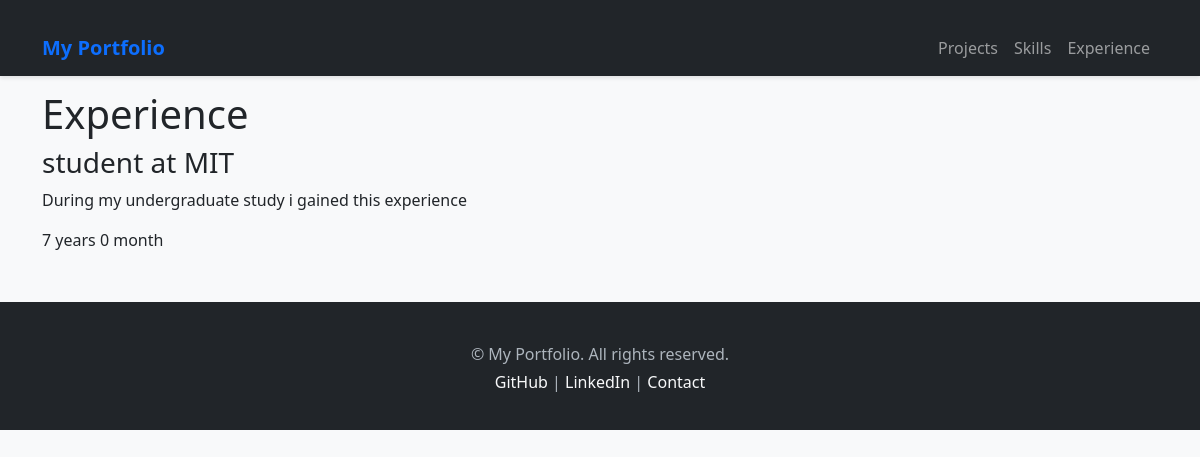
Before: /experience/ with the older database file.
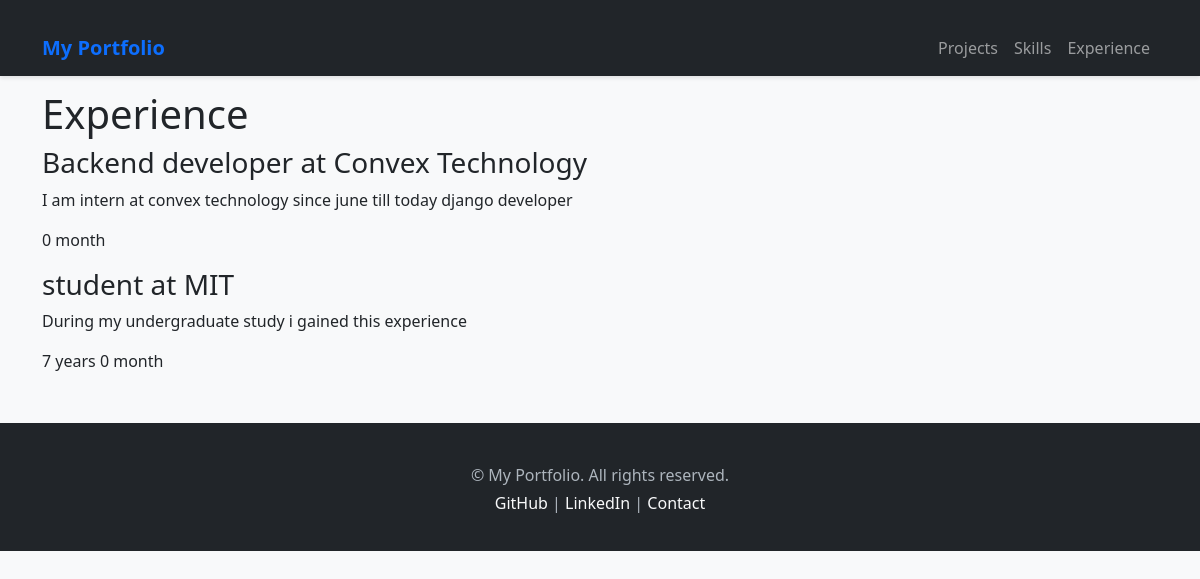
After: the same page with the newer database file.
### main/models.py (models this page shows, shortened)
class Experience(models.Model):
    INDUSTRY_TYPES = [
        ('tech', 'Technology'),
        ('finance', 'Finance'),
        ('healthcare', 'Healthcare'),
        ('ai_ml', 'AI/ML Startup'),
        ('education', 'Education'),
    ]
    company = models.CharField(max_length=50)
    role = models.CharField(max_length=50)
    description = models.TextField()
    short_description = models.CharField(max_length=200, blank=True, null= True)
    start_date = models.DateField()
    end_date = models.DateField(blank=True, null=True)
    current = models.BooleanField(default=False)
    company_log = models.ImageField(upload_to='company_logos/' ,blank=True,null=True)
    industry = models.CharField(max_length=200, choices=INDUSTRY_TYPES, default='tech')
    ml_projects = models.TextField(blank=True, help_text="ML/AI projects worked on")
    algorithms_used = models.CharField(max_length=200, blank=True, help_text="Algorithms and techniques used")
    created_at = models.DateTimeField(auto_now_add=True)
    updated_at = models.DateTimeField(auto_now=True)
    class Meta:
        ordering = ['-start_date']
    def duration(self):
        if self.current:
            end = timezone.now().date()
        else:
            end = self.end_date
        rd = relativedelta(end, self.start_date)
        years = rd.years
        months = rd.months
        if years > 0:
            return f"{years} year{'s' if years > 1 else ''} {months} month{'s' if months > 1 else ''}"
        return f"{months} month{'s' if months > 1 else ''}"

### main/views.py (the view)
# urls.py: path('experience/', views.experience_list, name="experience_list"),
def experience_list(request):
    experiences = Experience.objects.all()
    return render(request, 'experience_list.html', {'experiences': experiences})

### templates/experience_list.html (shortened to what this page needs)
{% extends "base.html" %}
{% block content %}
<h1>Experience</h1>
{% for exp in experiences %}
  <div>
    <h3>{{ exp.role }} at {{ exp.company }}</h3>
    <p>{{ exp.short_description }}</p>
    <p>{{ exp.duration }}</p>
  </div>
{% endfor %}
{% endblock %}

Changed rows visible on the page:
added Experience: role "Backend developer", company "Convex Technology", short_description "I am intern at convex technology since june till today django developer", duration "0 month"
